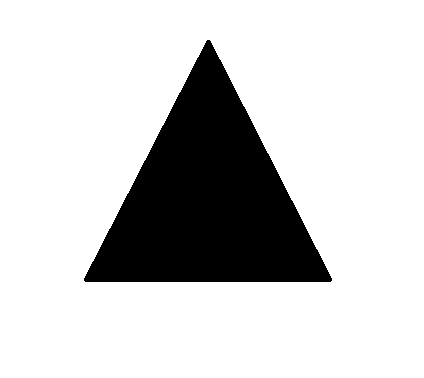
#> input picture CV/Shapes/TRIANGLE.png, 424 x 378 px
$ python shapevertices.py --image Shapes/TRIANGLE.png   (older library calls are emulated)
#> lines starting #> are read from the running program, lines starting #| are printed output that depends on the picture; after the words box and inside, x2 and y2 are one past the last pixel; in counts of white or black regions, pixels touching at a corner belong together
#10/27/18, shape detection using image moments/hu moments/matchshapes
import numpy as np
import argparse
import cv2
import imutils
# construct the argument parse and parse the arguments
ap = argparse.ArgumentParser()
ap.add_argument("-i", "--image", help = "path to the image")
args = vars(ap.parse_args())

# load the image
image = cv2.imread(args["image"])
#> image is the input picture: shape (378, 424, 3); 80.8% white; 1 black region, box (x1, y1, x2, y2) and area: (84, 40, 332, 282) 30749
image = imutils.resize(image, width = 400)
#> image: shape (356, 400, 3)
image2 = cv2.cvtColor(image,cv2.COLOR_BGR2GRAY)
ret,image3 = cv2.threshold(image2,127,255,cv2.THRESH_BINARY_INV)					#need _INV for black on white, remove for white on black
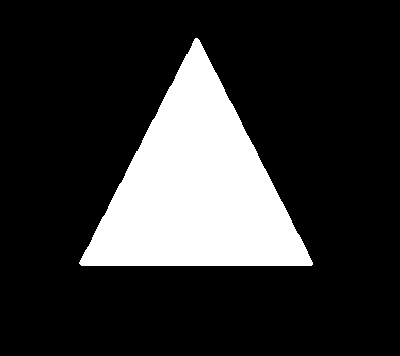
#> image3: shape (356, 400); 19.2% white; 1 white region
#image3 = cv2.cvtColor(image,cv2.COLOR_BGR2GRAY)
cv2.imshow("Black and White", image3)
_,cnt,val = cv2.findContours(image3,cv2.RETR_EXTERNAL,cv2.CHAIN_APPROX_SIMPLE)
#> cnt = 1 contour; box (x1, y1, x2, y2) and area: (79, 38, 313, 266) 27063; val = [[-1, -1, -1, -1]]
print(len(cnt))
#| 1
c = cnt[0]
#> c = contour of 424 points, box (x1, y1, x2, y2) (79, 38, 313, 266), area 27063
#cv2.imwrite(args["image"],image3)
(x,y,w,h) = cv2.boundingRect(c)
#> x = 79; y = 38; w = 234; h = 228

ctr = np.array(c).reshape((-1,1,2)).astype(np.int32)
#> ctr has the same summary as c
#cv2.drawContours(image, [ctr], 0, (0,255,0), 3)
cv2.rectangle(image, (x,y), (x+w, y+h), (0,0,255), 2)
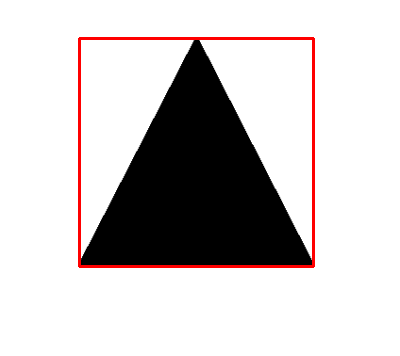
#> image: shape (356, 400, 3); mean B, G, R 201.4, 201.4, 206.4


#COUNT VERTICES
peri = cv2.arcLength(c, True)
#> peri = 784.1
approx = cv2.approxPolyDP(c, 0.02 * peri, True)
#> approx = [[195, 38], [79, 263], [311, 265]]
print("Vertices:",len(approx))
#| Vertices: 3

#DRAW DOT AT THE Vertices
for v in approx:
	cv2.circle(image,(v[0][0],v[0][1]),3,(0,255,0),-1)
#> this loop made 3 passes
#> image: shape (356, 400, 3); 0.06% of pixels changed, all inside (x1, y1, x2, y2) = (76, 35, 315, 269)

cv2.imshow("Image",image)


# create shapedict
shapedict = {"Triangle":"Shapes/TRIANGLE.png",\
				"Square":"Shapes/SQUARE.png",\
				"Trapezoid":"Shapes/TRAPEZOID.PNG",\
				"Quarter Circle":"Shapes/CIRCLE4.PNG",\
				"Pentagon":"Shapes/PENTAGON.PNG",\
				"Hexagon":"Shapes/HEXAGON.PNG"\
			}
for s in shapedict:
	curimage = cv2.imread(shapedict[s])
	curimage2 = cv2.cvtColor(curimage,cv2.COLOR_BGR2GRAY)
	ret,curimage3 = cv2.threshold(curimage2,127,255,cv2.THRESH_BINARY_INV)					#cv detects light contours or dark background
#> curimage3: shape (378, 424); 19.2% white; 1 white region

	#_2,curcnts,val2 = cv2.findContours(curimage3,cv2.RETR_TREE,cv2.CHAIN_APPROX_SIMPLE)
	__,curcnts,hier = cv2.findContours(curimage3,cv2.RETR_TREE,cv2.CHAIN_APPROX_SIMPLE)
#> curcnts = 1 contour; box (x1, y1, x2, y2) and area: (84, 40, 332, 282) 30384


	(x,y,w,h) = cv2.boundingRect(curcnts[0])
#> x = 84; y = 40; w = 248; h = 242

	cv2.rectangle(curimage, (x,y), (x+w, y+h), (0,0,255), 2)
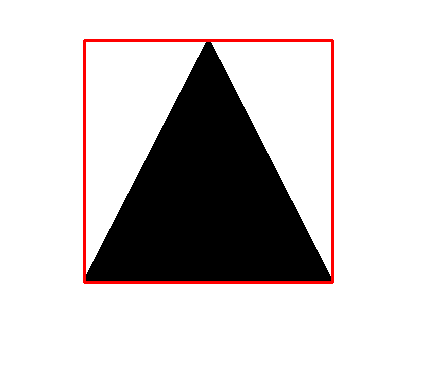
#> curimage: shape (378, 424, 3); 1.83% of pixels changed, all inside (x1, y1, x2, y2) = (83, 39, 334, 284)

#	cv2.imshow(s,curimage)
	shapedict[s] = curcnts[0]
#> pass 2 of the loop `for s in shapedict:`:
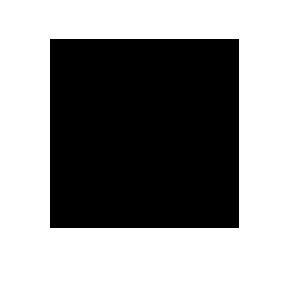
#> input picture CV/Shapes/SQUARE.png, 300 x 282 px
#> curimage is the input picture: shape (282, 300, 3); 57.8% white; 1 black region, box (x1, y1, x2, y2) and area: (50, 39, 239, 228) 35721
#> curcnts = [[[50, 39], [50, 227], [238, 227], [238, 39]]]
#> `(x,y,w,h) = cv2.boundingRect(curcnts[0])`: x = 50; y = 39; w = 189
#> `cv2.rectangle(curimage, (x,y), (x+w, y+h), (0,0,255), 2)`:
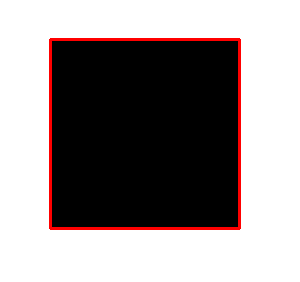
#> curimage: shape (282, 300, 3); 2.68% of pixels changed, all inside (x1, y1, x2, y2) = (49, 38, 241, 230)
#> pass 3 of the loop `for s in shapedict:`:
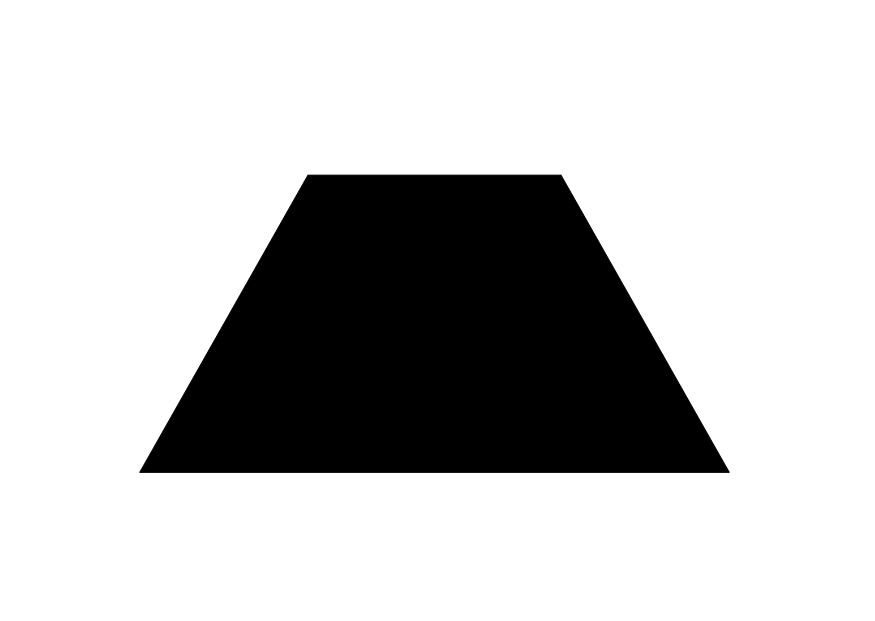
#> input picture CV/Shapes/TRAPEZOID.PNG, 875 x 621 px
#> curimage is the input picture: shape (621, 875, 3); min 0, max 255, mean 195.9
#> curimage2: shape (621, 875)
#> `ret,curimage3 = cv2.threshold(curimage2,127,255,cv2.THRESH_BINARY_INV)`:
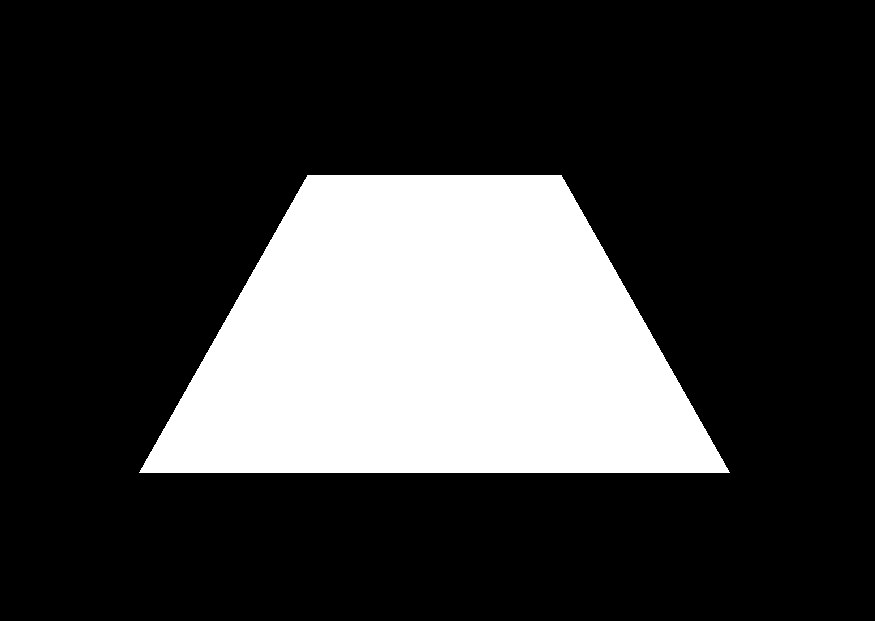
#> curimage3: shape (621, 875); 23.2% white; 1 white region
#> curcnts = 1 contour; box (x1, y1, x2, y2) and area: (139, 175, 730, 473) 125230
#> `(x,y,w,h) = cv2.boundingRect(curcnts[0])`: x = 139; y = 175; w = 591; h = 298
#> `cv2.rectangle(curimage, (x,y), (x+w, y+h), (0,0,255), 2)`:
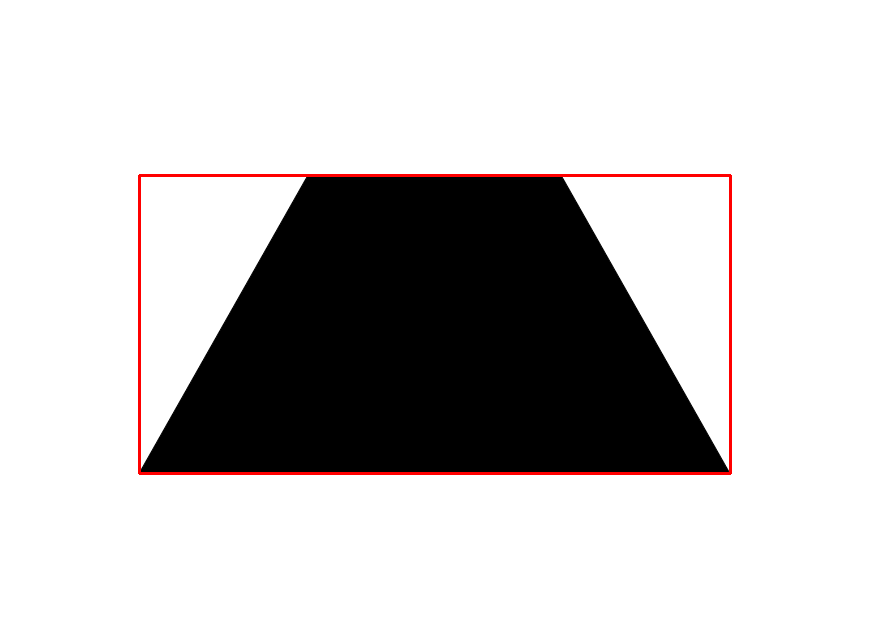
#> curimage: shape (621, 875, 3); 0.98% of pixels changed, all inside (x1, y1, x2, y2) = (138, 174, 732, 475)
#> the loop made 6 passes; the first 3 are shown

minvalue = 10
#> minvalue = 10
minshape = "No Shape"
for s in shapedict:
	curms = cv2.matchShapes(shapedict[s],c,1,0.0)
	print(s,'\t',curms)
	if(curms < minvalue):
		minvalue = curms
		minshape = s
#> this loop made 6 passes

#if(minshape!="Triangle"): time.sleep(5)
print(minshape)

cv2.waitKey(5000)
